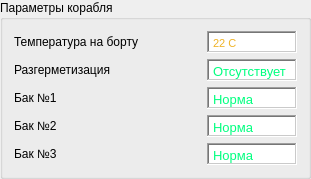
          <widget class="QGroupBox" name="groupBox_7">
           <property name="geometry">
            <rect>
             <x>250</x>
             <y>30</y>
             <width>311</width>
             <height>171</height>
            </rect>
           </property>
           <property name="title">
            <string>Параметры корабля</string>
           </property>
           <layout class="QVBoxLayout" name="verticalLayout_3">
            <item>
             <layout class="QHBoxLayout" name="horizontalLayout_14">
              <item>
               <widget class="QLabel" name="label_7">
                <property name="text">
                 <string>Температура на борту</string>
                </property>
               </widget>
              </item>
              <item>
               <widget class="QTextEdit" name="textEdit_6">
                <property name="sizePolicy">
                 <sizepolicy hsizetype="Preferred" vsizetype="Expanding">
                  <horstretch>0</horstretch>
                  <verstretch>0</verstretch>
                 </sizepolicy>
                </property>
                <property name="minimumSize">
                 <size>
                  <width>85</width>
                  <height>0</height>
                 </size>
                </property>
                <property name="maximumSize">
                 <size>
                  <width>90</width>
                  <height>22</height>
                 </size>
                </property>
                <property name="font">
                 <font>
                  <pointsize>11</pointsize>
                 </font>
                </property>
                <property name="frameShape">
                 <enum>QFrame::WinPanel</enum>
                </property>
                <property name="frameShadow">
                 <enum>QFrame::Sunken</enum>
                </property>
                <property name="verticalScrollBarPolicy">
                 <enum>Qt::ScrollBarAlwaysOff</enum>
                </property>
                <property name="horizontalScrollBarPolicy">
                 <enum>Qt::ScrollBarAlwaysOff</enum>
                </property>
                <property name="html">
                 <string>&lt;!DOCTYPE HTML PUBLIC &quot;-//W3C//DTD HTML 4.0//EN&quot; &quot;http://www.w3.org/TR/REC-html40/strict.dtd&quot;&gt;
&lt;html&gt;&lt;head&gt;&lt;meta name=&quot;qrichtext&quot; content=&quot;1&quot; /&gt;&lt;style type=&quot;text/css&quot;&gt;
p, li { white-space: pre-wrap; }
&lt;/style&gt;&lt;/head&gt;&lt;body style=&quot; font-family:'Segoe UI'; font-size:11pt; font-weight:400; font-style:normal;&quot;&gt;
&lt;p style=&quot; margin-top:0px; margin-bottom:0px; margin-left:0px; margin-right:0px; -qt-block-indent:0; text-indent:0px;&quot;&gt;&lt;span style=&quot; font-family:'MS Shell Dlg 2'; font-size:8.25pt; color:#efb328;&quot;&gt;22 С&lt;/span&gt;&lt;/p&gt;&lt;/body&gt;&lt;/html&gt;</string>
                </property>
               </widget>
              </item>
             </layout>
            </item>
            <item>
             <layout class="QHBoxLayout" name="horizontalLayout_15">
              <item>
               <widget class="QLabel" name="label_9">
                <property name="text">
                 <string>Разгерметизация</string>
                </property>
               </widget>
              </item>
              <item>
               <widget class="QTextEdit" name="textEdit_10">
                <property name="sizePolicy">
                 <sizepolicy hsizetype="Preferred" vsizetype="Expanding">
                  <horstretch>0</horstretch>
                  <verstretch>0</verstretch>
                 </sizepolicy>
                </property>
                <property name="minimumSize">
                 <size>
                  <width>85</width>
                  <height>0</height>
                 </size>
                </property>
                <property name="maximumSize">
                 <size>
                  <width>90</width>
                  <height>22</height>
                 </size>
                </property>
                <property name="font">
                 <font>
                  <pointsize>11</pointsize>
                 </font>
                </property>
                <property name="frameShape">
                 <enum>QFrame::WinPanel</enum>
                </property>
                <property name="frameShadow">
                 <enum>QFrame::Sunken</enum>
                </property>
                <property name="verticalScrollBarPolicy">
                 <enum>Qt::ScrollBarAlwaysOff</enum>
                </property>
                <property name="horizontalScrollBarPolicy">
                 <enum>Qt::ScrollBarAlwaysOff</enum>
                </property>
                <property name="html">
                 <string>&lt;!DOCTYPE HTML PUBLIC &quot;-//W3C//DTD HTML 4.0//EN&quot; &quot;http://www.w3.org/TR/REC-html40/strict.dtd&quot;&gt;
&lt;html&gt;&lt;head&gt;&lt;meta name=&quot;qrichtext&quot; content=&quot;1&quot; /&gt;&lt;style type=&quot;text/css&quot;&gt;
p, li { white-space: pre-wrap; }
&lt;/style&gt;&lt;/head&gt;&lt;body style=&quot; font-family:'Segoe UI'; font-size:11pt; font-weight:400; font-style:normal;&quot;&gt;
&lt;p style=&quot; margin-top:0px; margin-bottom:0px; margin-left:0px; margin-right:0px; -qt-block-indent:0; text-indent:0px;&quot;&gt;&lt;span style=&quot; font-size:10pt; color:#00ff7f;&quot;&gt;Отсутствует&lt;/span&gt;&lt;/p&gt;&lt;/body&gt;&lt;/html&gt;</string>
                </property>
               </widget>
              </item>
             </layout>
            </item>
            <item>
             <layout class="QHBoxLayout" name="horizontalLayout_16">
              <item>
               <widget class="QLabel" name="label_12">
                <property name="text">
                 <string>Бак №1</string>
                </property>
               </widget>
              </item>
              <item>
               <widget class="QTextEdit" name="textEdit_9">
                <property name="sizePolicy">
                 <sizepolicy hsizetype="Preferred" vsizetype="Expanding">
                  <horstretch>0</horstretch>
                  <verstretch>0</verstretch>
                 </sizepolicy>
                </property>
                <property name="minimumSize">
                 <size>
                  <width>85</width>
                  <height>0</height>
                 </size>
                </property>
                <property name="maximumSize">
                 <size>
                  <width>90</width>
                  <height>22</height>
                 </size>
                </property>
                <property name="font">
                 <font>
                  <pointsize>11</pointsize>
                 </font>
                </property>
                <property name="frameShape">
                 <enum>QFrame::WinPanel</enum>
                </property>
                <property name="frameShadow">
                 <enum>QFrame::Sunken</enum>
                </property>
                <property name="verticalScrollBarPolicy">
                 <enum>Qt::ScrollBarAlwaysOff</enum>
                </property>
                <property name="horizontalScrollBarPolicy">
                 <enum>Qt::ScrollBarAlwaysOff</enum>
                </property>
                <property name="html">
                 <string>&lt;!DOCTYPE HTML PUBLIC &quot;-//W3C//DTD HTML 4.0//EN&quot; &quot;http://www.w3.org/TR/REC-html40/strict.dtd&quot;&gt;
&lt;html&gt;&lt;head&gt;&lt;meta name=&quot;qrichtext&quot; content=&quot;1&quot; /&gt;&lt;style type=&quot;text/css&quot;&gt;
p, li { white-space: pre-wrap; }
&lt;/style&gt;&lt;/head&gt;&lt;body style=&quot; font-family:'Segoe UI'; font-size:11pt; font-weight:400; font-style:normal;&quot;&gt;
&lt;p style=&quot; margin-top:0px; margin-bottom:0px; margin-left:0px; margin-right:0px; -qt-block-indent:0; text-indent:0px;&quot;&gt;&lt;span style=&quot; font-size:10pt; color:#00ff7f;&quot;&gt;Норма&lt;/span&gt;&lt;/p&gt;&lt;/body&gt;&lt;/html&gt;</string>
                </property>
               </widget>
              </item>
             </layout>
            </item>
            <item>
             <layout class="QHBoxLayout" name="horizontalLayout_17">
              <item>
               <widget class="QLabel" name="label_13">
                <property name="text">
                 <string>Бак №2</string>
                </property>
               </widget>
              </item>
              <item>
               <widget class="QTextEdit" name="textEdit_8">
                <property name="sizePolicy">
                 <sizepolicy hsizetype="Preferred" vsizetype="Expanding">
                  <horstretch>0</horstretch>
                  <verstretch>0</verstretch>
                 </sizepolicy>
                </property>
                <property name="minimumSize">
                 <size>
                  <width>85</width>
                  <height>0</height>
                 </size>
                </property>
                <property name="maximumSize">
                 <size>
                  <width>90</width>
                  <height>22</height>
                 </size>
                </property>
                <property name="font">
                 <font>
                  <pointsize>11</pointsize>
                 </font>
                </property>
                <property name="frameShape">
                 <enum>QFrame::WinPanel</enum>
                </property>
                <property name="frameShadow">
                 <enum>QFrame::Sunken</enum>
                </property>
                <property name="verticalScrollBarPolicy">
                 <enum>Qt::ScrollBarAlwaysOff</enum>
                </property>
                <property name="horizontalScrollBarPolicy">
                 <enum>Qt::ScrollBarAlwaysOff</enum>
                </property>
                <property name="html">
                 <string>&lt;!DOCTYPE HTML PUBLIC &quot;-//W3C//DTD HTML 4.0//EN&quot; &quot;http://www.w3.org/TR/REC-html40/strict.dtd&quot;&gt;
&lt;html&gt;&lt;head&gt;&lt;meta name=&quot;qrichtext&quot; content=&quot;1&quot; /&gt;&lt;style type=&quot;text/css&quot;&gt;
p, li { white-space: pre-wrap; }
&lt;/style&gt;&lt;/head&gt;&lt;body style=&quot; font-family:'Segoe UI'; font-size:11pt; font-weight:400; font-style:normal;&quot;&gt;
&lt;p style=&quot; margin-top:0px; margin-bottom:0px; margin-left:0px; margin-right:0px; -qt-block-indent:0; text-indent:0px;&quot;&gt;&lt;span style=&quot; font-size:10pt; color:#00ff7f;&quot;&gt;Норма&lt;/span&gt;&lt;/p&gt;&lt;/body&gt;&lt;/html&gt;</string>
                </property>
               </widget>
              </item>
             </layout>
            </item>
            <item>
             <layout class="QHBoxLayout" name="horizontalLayout_18">
              <item>
               <widget class="QLabel" name="label_14">
                <property name="text">
                 <string>Бак №3</string>
                </property>
               </widget>
              </item>
              <item>
               <widget class="QTextEdit" name="textEdit_7">
                <property name="sizePolicy">
                 <sizepolicy hsizetype="Preferred" vsizetype="Expanding">
                  <horstretch>0</horstretch>
                  <verstretch>0</verstretch>
                 </sizepolicy>
                </property>
                <property name="minimumSize">
                 <size>
                  <width>85</width>
                  <height>0</height>
                 </size>
                </property>
                <property name="maximumSize">
                 <size>
                  <width>90</width>
                  <height>22</height>
                 </size>
                </property>
                <property name="font">
                 <font>
                  <pointsize>11</pointsize>
                 </font>
                </property>
                <property name="frameShape">
                 <enum>QFrame::WinPanel</enum>
                </property>
                <property name="frameShadow">
                 <enum>QFrame::Sunken</enum>
                </property>
                <property name="verticalScrollBarPolicy">
                 <enum>Qt::ScrollBarAlwaysOff</enum>
                </property>
                <property name="horizontalScrollBarPolicy">
                 <enum>Qt::ScrollBarAlwaysOff</enum>
                </property>
                <property name="html">
                 <string>&lt;!DOCTYPE HTML PUBLIC &quot;-//W3C//DTD HTML 4.0//EN&quot; &quot;http://www.w3.org/TR/REC-html40/strict.dtd&quot;&gt;
&lt;html&gt;&lt;head&gt;&lt;meta name=&quot;qrichtext&quot; content=&quot;1&quot; /&gt;&lt;style type=&quot;text/css&quot;&gt;
p, li { white-space: pre-wrap; }
&lt;/style&gt;&lt;/head&gt;&lt;body style=&quot; font-family:'Segoe UI'; font-size:11pt; font-weight:400; font-style:normal;&quot;&gt;
&lt;p style=&quot; margin-top:0px; margin-bottom:0px; margin-left:0px; margin-right:0px; -qt-block-indent:0; text-indent:0px;&quot;&gt;&lt;span style=&quot; font-size:10pt; color:#00ff7f;&quot;&gt;Норма&lt;/span&gt;&lt;/p&gt;
&lt;p style=&quot;-qt-paragraph-type:empty; margin-top:0px; margin-bottom:0px; margin-left:0px; margin-right:0px; -qt-block-indent:0; text-indent:0px; font-size:10pt; color:#00ff7f;&quot;&gt;&lt;br /&gt;&lt;/p&gt;&lt;/body&gt;&lt;/html&gt;</string>
                </property>
               </widget>
              </item>
             </layout>
            </item>
           </layout>
          </widget>
